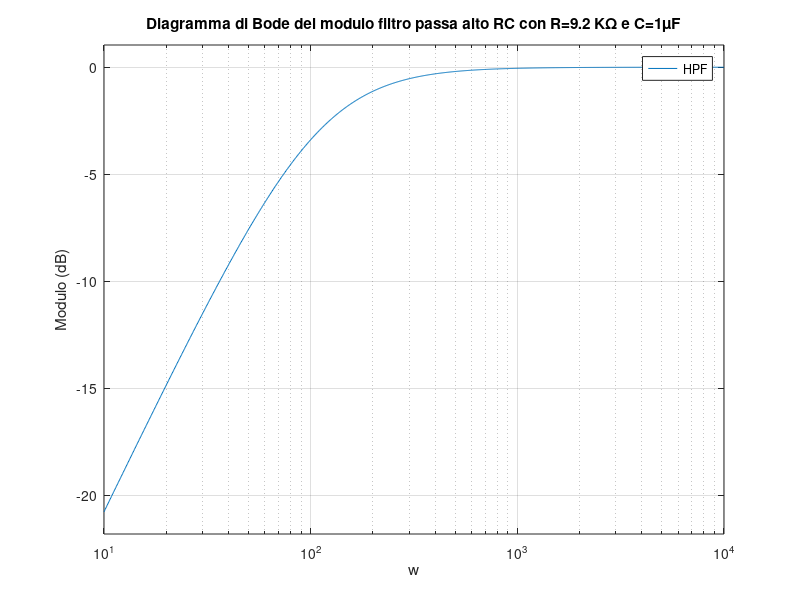

Source code (MATLAB):
HPF = tf([0.0092 0],[0.0092 1]);
%[mag]=bode(H);
bodemag(HPF)
xlabel('w')
ylabel('Modulo (dB)')
title('Diagramma di Bode del modulo filtro passa alto RC con R=9.2 KΩ e C=1μF')